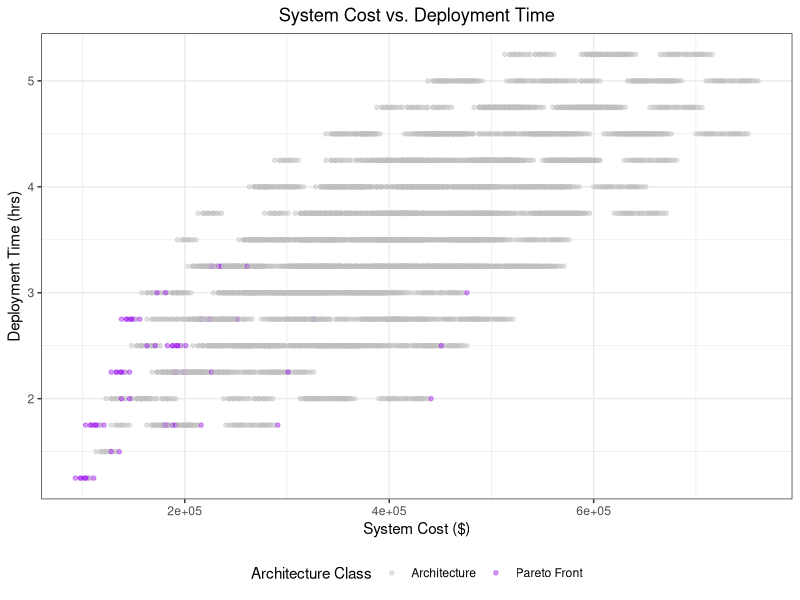
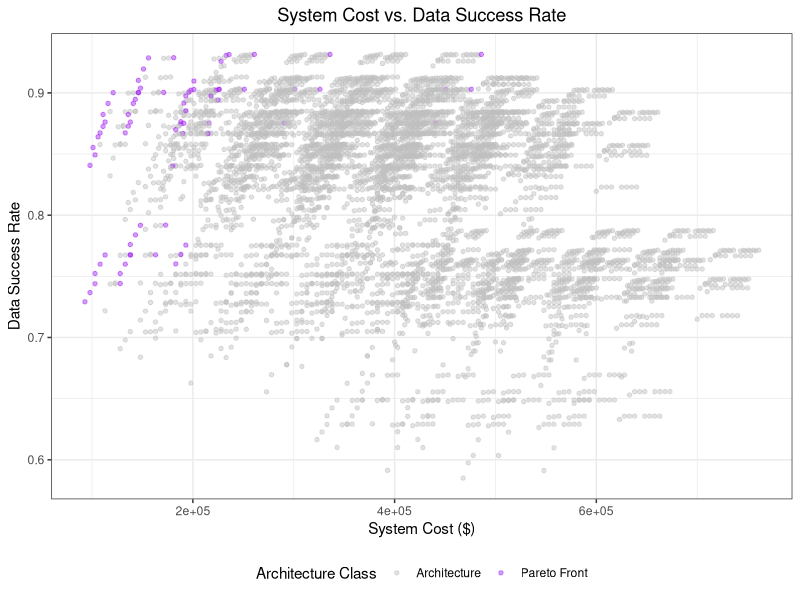
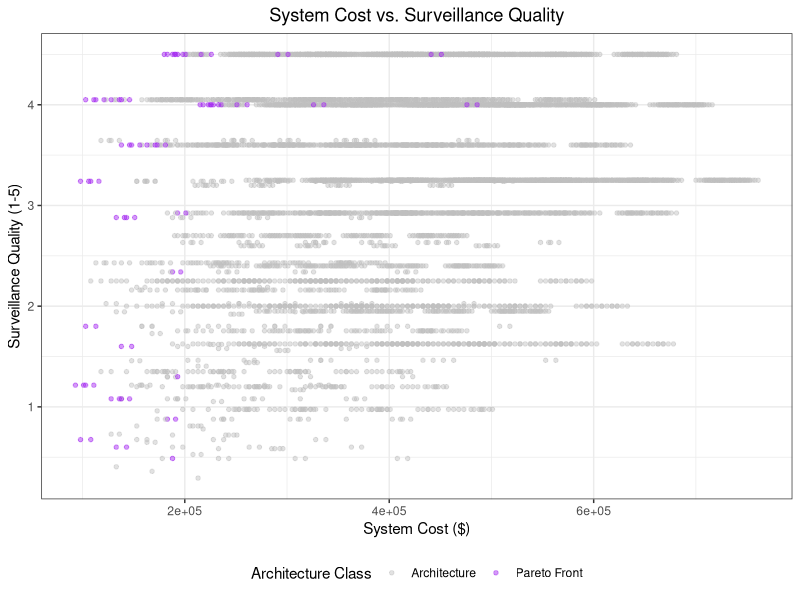
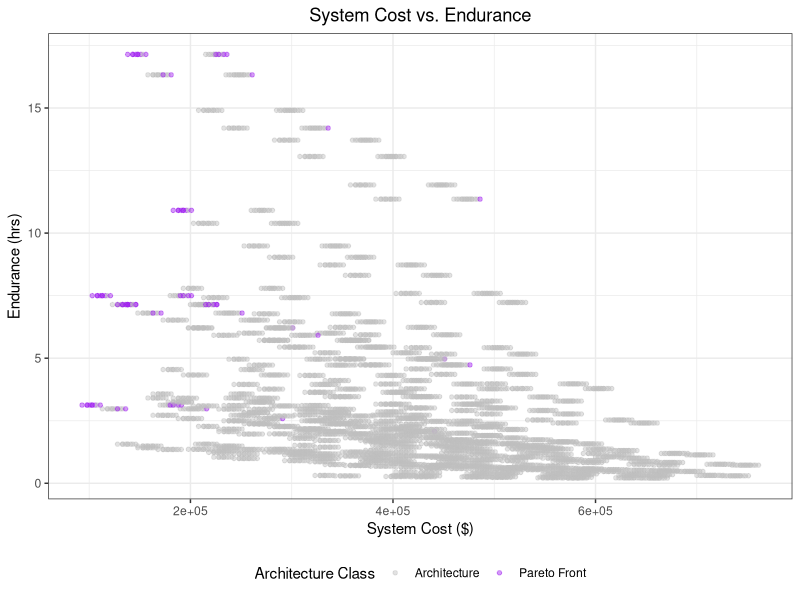
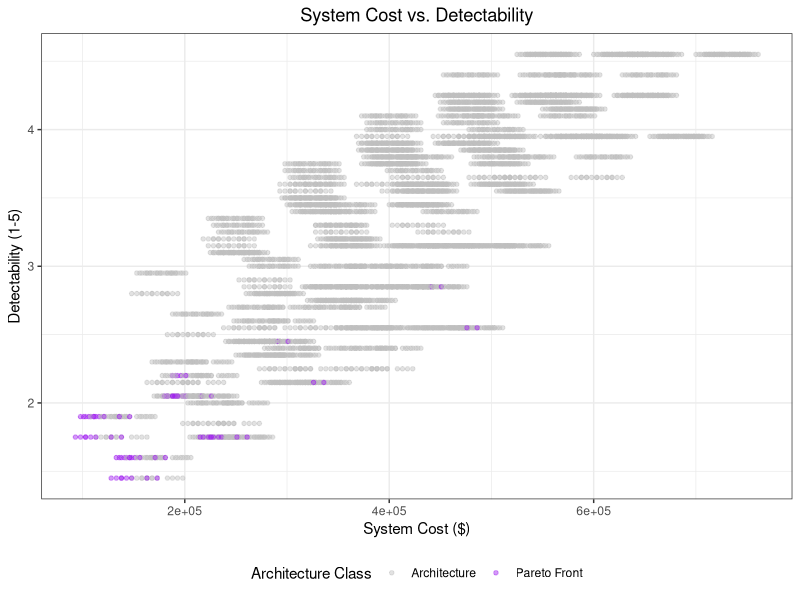

The R script that drew these images, in order:
# Final 3.4 Group DL6
# SYSEN 5400
# Group DL6
# UAV Architecture Enumeration + Evaluation
# Updated to match final report Section 3

library(dplyr)
library(readr)
library(tidyr)
library(ggplot2)
library(GGally)

rm(list = ls())
cat("\014")

#########################################################
# 3.1 / 3.2 Architecture Enumeration
#########################################################

# Decisions:
# D1 Airframe
#   1 = Multirotor
#   2 = Fixed Wing
#   3 = Single Rotor
#
# D2 Payload
#   1 = Infrared Camera
#   2 = EO Camera
#   3 = Lidar
#   4 = Audio Sensor
#   5 = Radar
#
# D3 Communication
#   1 = Radio
#   2 = Cellular
#   3 = Satellite
#
# D4 Propulsion
#   1 = Gas Turbine
#   2 = Electric
#   3 = Rocket-Propelled
#   4 = Piston Engine
#
# D5 Electrical Power
#   1 = Generator
#   2 = Large Battery
#   3 = Solar
#
# Constraint:
#   If Power = Solar, then Propulsion = Electric

#########################################################
# Generate down-selected payload sets
#########################################################

PayloadSets <- unlist(
  lapply(1:5, function(k) combn(1:5, k, simplify = FALSE)),
  recursive = FALSE
)

#########################################################
# Generate down-selected communication sets
#########################################################

CommunicationSets <- unlist(
  lapply(1:3, function(k) combn(1:3, k, simplify = FALSE)),
  recursive = FALSE
)

#########################################################
# Full factorial architecture enumeration
#########################################################

raw_arch <- expand_grid(
  Airframe = 1:3,
  PayloadIndex = seq_along(PayloadSets),
  CommunicationIndex = seq_along(CommunicationSets),
  Propulsion = 1:4,
  Power = 1:3
) %>%
  mutate(
    Payload = PayloadSets[PayloadIndex],
    Communication = CommunicationSets[CommunicationIndex]
  )

# Apply constraint: Solar power requires electric propulsion
arch <- raw_arch %>%
  filter(!(Power == 3 & Propulsion != 2))

dim(raw_arch)
dim(arch)

#########################################################
# 3.3 Metric Evaluation Values
#########################################################

# D1 Airframe
Airframe_Costs <- c(40000, 75000, 120000)
Airframe_TTD <- c(0.5, 1.5, 1.25)
P_Airframe <- c(0.95, 0.98, 0.96)
Airframe_Stability <- c(0.9, 0.8, 0.65)
Airframe_Drag <- c(1.6, 0.7, 1.1)
Airframe_Detectability <- c(3, 2, 4)

# D2 Payload
Payload_Costs <- c(25000, 10000, 75000, 5000, 150000)
Payload_TTD <- c(0.5, 0.25, 0.75, 0.25, 1)
P_Payload <- c(0.97, 0.99, 0.94, 0.98, 0.93)
Payload_Surveillance <- c(3, 4, 5, 1.5, 4.5)
Payload_PowerPenalty <- c(1.05, 1.00, 1.15, 1.00, 1.25)
Payload_Emissions <- c(1, 1, 3, 1, 5)

# D3 Communication
Communication_Costs <- c(8000, 3000, 80000)
Communication_TTD <- c(0.25, 0.1, 0.75)
P_Communication <- c(0.98, 0.85, 0.96)
Communication_Quality <- c(0.5, 0.9, 1.0)
Communication_Emissions <- c(3, 2, 4)

# D4 Propulsion
Propulsion_Costs <- c(150000, 20000, 250000, 75000)
Propulsion_TTD <- c(1.5, 0.25, 2, 1)
P_Propulsion <- c(0.94, 0.97, 0.82, 0.95)
Propulsion_Power <- c(300, 100, 1000, 220)
Propulsion_Acoustic <- c(5, 1, 5, 4)

# D5 Electrical Power
Power_Costs <- c(35000, 25000, 60000)
Power_TTD <- c(0.75, 0.25, 0.75)
P_Power <- c(0.98, 0.95, 0.90)
Power_Compatibility <- c(1, 1, 0.6)
Power_Energy <- c(1200, 500, 250)

#########################################################
# Evaluation Function
#########################################################

evaluate_architecture <- function(Airframe, Payload, Communication, Propulsion, Power) {
  
  ############################
  # M1: System Cost
  ############################
  
  System_Cost <-
    Airframe_Costs[Airframe] +
    sum(Payload_Costs[Payload]) +
    sum(Communication_Costs[Communication]) +
    Propulsion_Costs[Propulsion] +
    Power_Costs[Power]
  
  ############################
  # M2: Deployment Time
  ############################
  
  Payload_Setup_Time <- max(Payload_TTD[Payload])
  Communication_Setup_Time <- max(Communication_TTD[Communication])
  Electronics_Setup_Time <- max(Payload_Setup_Time, Communication_Setup_Time)
  
  Deployment_Time <-
    Airframe_TTD[Airframe] +
    Power_TTD[Power] +
    Propulsion_TTD[Propulsion] +
    Electronics_Setup_Time
  
  ############################
  # M3: Data Acquisition Success Rate
  ############################
  
  P_Destination <-
    P_Airframe[Airframe] *
    P_Propulsion[Propulsion] *
    P_Power[Power]
  
  P_Sensors <- 1 - prod(1 - P_Payload[Payload])
  P_Transmit <- 1 - prod(1 - P_Communication[Communication])
  
  Data_Success_Rate <- P_Destination * P_Sensors * P_Transmit
  
  ############################
  # M4: Surveillance Quality
  ############################
  
  Surveillance_Quality <-
    min(sum(Payload_Surveillance[Payload]), 5) *
    Airframe_Stability[Airframe] *
    max(Communication_Quality[Communication]) *
    Power_Compatibility[Power]
  
  ############################
  # M5: Endurance
  ############################
  
  Payload_Penalty <- prod(Payload_PowerPenalty[Payload])
  
  Endurance <-
    Power_Energy[Power] /
    (
      Propulsion_Power[Propulsion] *
        Airframe_Drag[Airframe] *
        Payload_Penalty
    )
  
  ############################
  # M6: Detectability
  ############################
  
  Detectability <-
    0.35 * Propulsion_Acoustic[Propulsion] +
    0.30 * Airframe_Detectability[Airframe] +
    0.20 * max(Payload_Emissions[Payload]) +
    0.15 * max(Communication_Emissions[Communication])
  
  return(
    tibble(
      System_Cost = System_Cost,
      Deployment_Time = Deployment_Time,
      Data_Success_Rate = Data_Success_Rate,
      Surveillance_Quality = Surveillance_Quality,
      Endurance = Endurance,
      Detectability = Detectability
    )
  )
}

#########################################################
# Evaluate Full Architecture Space
#########################################################

arch_eval <- arch %>%
  rowwise() %>%
  mutate(
    metrics = list(
      evaluate_architecture(
        Airframe = Airframe,
        Payload = Payload,
        Communication = Communication,
        Propulsion = Propulsion,
        Power = Power
      )
    )
  ) %>%
  ungroup() %>%
  unnest(metrics) %>%
  mutate(
    Payload_Label = sapply(Payload, paste, collapse = "-"),
    Communication_Label = sapply(Communication, paste, collapse = "-"),
    Airframe_Label = factor(
      Airframe,
      levels = c(1, 2, 3),
      labels = c("Multirotor", "Fixed Wing", "Single Rotor")
    ),
    Propulsion_Label = factor(
      Propulsion,
      levels = c(1, 2, 3, 4),
      labels = c("Gas Turbine", "Electric", "Rocket", "Piston")
    ),
    Power_Label = factor(
      Power,
      levels = c(1, 2, 3),
      labels = c("Generator", "Large Battery", "Solar")
    )
  )

arch_eval

#write_csv(arch_eval, "UAV_Architectures_Evaluated.csv")

#########################################################
# Reference Architecture Check
#########################################################

# Reference architecture:
# Airframe: Fixed-wing (2)
# Payload: Infrared camera (1) + Audio sensor (4)
# Communication: Radio (1)
# Propulsion: Piston engine (4)
# Power: Large battery (2)

reference_arch <- evaluate_architecture(
  Airframe = 2,
  Payload = c(1, 4),
  Communication = c(1),
  Propulsion = 4,
  Power = 2
)

reference_arch

#########################################################
# Deterministic Subset
#########################################################

arch_sorted <- arch_eval %>%
  arrange(Airframe, CommunicationIndex, Propulsion, Power)

n_total <- nrow(arch_sorted)
n_det <- 50
idx <- round(seq(1, n_total, length.out = n_det))

arch_det <- arch_sorted[idx, ]

#write_csv(arch_det, "UAV_Deterministic_Subset.csv")

#########################################################
# Random Subset
#########################################################

set.seed(1)

arch_rand <- arch_eval %>%
  slice_sample(n = 100)

#write_csv(arch_rand, "UAV_Random_Architectures.csv")

#########################################################
# Distribution Checks
#########################################################

table(arch_eval$Airframe)
table(arch_eval$Propulsion)
table(arch_eval$Power)

table(arch_rand$Airframe)
table(arch_rand$Propulsion)
table(arch_rand$Power)

#########################################################
# Pareto Ranking Function
#########################################################

pareto_rank_manual <- function(mat) {
  n <- nrow(mat)
  rank <- rep(1, n)
  
  for (i in 1:n) {
    for (j in 1:n) {
      if (i != j) {
        if (all(mat[j, ] <= mat[i, ]) && any(mat[j, ] < mat[i, ])) {
          rank[i] <- rank[i] + 1
        }
      }
    }
  }
  
  return(rank)
}

#########################################################
# Compute Pareto Rank
#########################################################

# Convert all objectives to minimization form:
# Minimize cost
# Minimize deployment time
# Maximize data success -> minimize negative success
# Maximize surveillance -> minimize negative surveillance
# Maximize endurance -> minimize negative endurance
# Minimize detectability

obj_matrix <- arch_eval %>%
  transmute(
    System_Cost = System_Cost,
    Deployment_Time = Deployment_Time,
    Negative_Data_Success_Rate = -Data_Success_Rate,
    Negative_Surveillance_Quality = -Surveillance_Quality,
    Negative_Endurance = -Endurance,
    Detectability = Detectability
  ) %>%
  as.matrix()

arch_eval$Pareto_Rank <- pareto_rank_manual(obj_matrix)

pareto_front <- arch_eval %>%
  filter(Pareto_Rank == 1)

#write_csv(pareto_front, "UAV_Pareto_Front.csv")

pareto_front

#########################################################
# 6x6 Tradespace Scatterplot Matrix
# Pareto Front = Purple, Other Architectures = Gray
#########################################################

plot_data <- arch_eval %>%
  mutate(
    Pareto_Class = ifelse(Pareto_Rank == 1, "Pareto Front", "Architecture"),
    Pareto_Class = factor(
      Pareto_Class,
      levels = c("Architecture", "Pareto Front")
    )
  ) %>%
  select(
    Pareto_Class,
    System_Cost,
    Deployment_Time,
    Data_Success_Rate,
    Surveillance_Quality,
    Endurance,
    Detectability
  )

PlotMatrix_Pareto <- ggpairs(
  plot_data,
  columns = 2:7,
  aes(color = Pareto_Class, fill = Pareto_Class),
  upper = list(continuous = wrap("points", size = 0.6, alpha = 0.35)),
  lower = list(continuous = wrap("points", size = 0.6, alpha = 0.35)),
  diag = list(continuous = wrap("densityDiag", alpha = 0.4)),
  columnLabels = c(
    "System Cost",
    "Deployment Time",
    "Success Rate",
    "Surveillance Quality",
    "Endurance",
    "Detectability"
  )
) +
  scale_color_manual(
    values = c(
      "Architecture" = "gray75",
      "Pareto Front" = "purple"
    )
  ) +
  scale_fill_manual(
    values = c(
      "Architecture" = "gray75",
      "Pareto Front" = "purple"
    )
  ) +
  theme_bw() +
  theme(
    strip.text = element_text(size = 8),
    axis.text = element_text(size = 6),
    legend.position = "bottom"
  )

#########################################################
# Optional: Airframe-Colored 6x6 Matrix
#########################################################

PlotMatrix_Airframe <- ggpairs(
  arch_eval %>%
    select(
      Airframe_Label,
      System_Cost,
      Deployment_Time,
      Data_Success_Rate,
      Surveillance_Quality,
      Endurance,
      Detectability
    ),
  columns = 2:7,
  aes(color = Airframe_Label, alpha = 0.6),
  upper = list(continuous = wrap("points", size = 0.6)),
  lower = list(continuous = wrap("points", size = 0.6)),
  diag = list(continuous = wrap("densityDiag", alpha = 0.4)),
  columnLabels = c(
    "System Cost",
    "Deployment Time",
    "Success Rate",
    "Surveillance Quality",
    "Endurance",
    "Detectability"
  )
) +
  theme_bw() +
  theme(
    strip.text = element_text(size = 8),
    axis.text = element_text(size = 6),
    legend.position = "bottom"
  )

#########################################################
# Summary Statistics
#########################################################

summary_stats <- arch_eval %>%
  summarize(
    Architecture_Count = n(),
    Pareto_Count = sum(Pareto_Rank == 1),
    Min_Cost = min(System_Cost),
    Max_Cost = max(System_Cost),
    Min_Deployment_Time = min(Deployment_Time),
    Max_Deployment_Time = max(Deployment_Time),
    Min_Success_Rate = min(Data_Success_Rate),
    Max_Success_Rate = max(Data_Success_Rate),
    Min_Surveillance = min(Surveillance_Quality),
    Max_Surveillance = max(Surveillance_Quality),
    Min_Endurance = min(Endurance),
    Max_Endurance = max(Endurance),
    Min_Detectability = min(Detectability),
    Max_Detectability = max(Detectability)
  )
#########################################################
# Separate System Cost vs. Other Metric Plots
#########################################################

plot_cost_vs_metric <- function(y_var, y_label, plot_title) {
  ggplot(
    plot_data,
    aes(
      x = System_Cost,
      y = .data[[y_var]],
      color = Pareto_Class
    )
  ) +
    geom_point(alpha = 0.45, size = 1.2) +
    scale_color_manual(
      values = c(
        "Architecture" = "gray75",
        "Pareto Front" = "purple"
      )
    ) +
    theme_bw() +
    theme(
      legend.position = "bottom",
      plot.title = element_text(hjust = 0.5)
    ) +
    labs(
      title = plot_title,
      x = "System Cost ($)",
      y = y_label,
      color = "Architecture Class"
    )
}

Plot_Cost_vs_Deployment <- plot_cost_vs_metric(
  y_var = "Deployment_Time",
  y_label = "Deployment Time (hrs)",
  plot_title = "System Cost vs. Deployment Time"
)

Plot_Cost_vs_Success <- plot_cost_vs_metric(
  y_var = "Data_Success_Rate",
  y_label = "Data Success Rate",
  plot_title = "System Cost vs. Data Success Rate"
)

Plot_Cost_vs_Surveillance <- plot_cost_vs_metric(
  y_var = "Surveillance_Quality",
  y_label = "Surveillance Quality (1-5)",
  plot_title = "System Cost vs. Surveillance Quality"
)

Plot_Cost_vs_Endurance <- plot_cost_vs_metric(
  y_var = "Endurance",
  y_label = "Endurance (hrs)",
  plot_title = "System Cost vs. Endurance"
)

Plot_Cost_vs_Detectability <- plot_cost_vs_metric(
  y_var = "Detectability",
  y_label = "Detectability (1-5)",
  plot_title = "System Cost vs. Detectability"
)

#########################################################
# Final Outputs
#########################################################

# Architecture-count check.
# Confirms the unconstrained and constrained tradespace sizes.
dimension_summary <- tibble(
  Dataset = c(
    "Raw unconstrained architectures",
    "Feasible constrained architectures"
  ),
  Rows = c(nrow(raw_arch), nrow(arch)),
  Expected_Rows = c(7812, 5859)
)

# Distribution checks for major standard-form decisions.
airframe_distribution <- table(arch_eval$Airframe)
propulsion_distribution <- table(arch_eval$Propulsion)
power_distribution <- table(arch_eval$Power)

random_airframe_distribution <- table(arch_rand$Airframe)
random_propulsion_distribution <- table(arch_rand$Propulsion)
random_power_distribution <- table(arch_rand$Power)

# Full evaluated tradespace.
arch_eval

# Architecture count summary.
dimension_summary

# Reference architecture from Table 3.
reference_arch

# Summary statistics for all six metrics.
summary_stats

# Full Rank-1 Pareto front.
pareto_front

# Distribution outputs.
airframe_distribution
propulsion_distribution
power_distribution

random_airframe_distribution
random_propulsion_distribution
random_power_distribution

# 6x6 tradespace matrix colored by Pareto membership.
#PlotMatrix_Pareto

# Optional 6x6 tradespace matrix colored by airframe.
#PlotMatrix_Airframe

# Separate system cost tradeoff plots.
Plot_Cost_vs_Deployment
Plot_Cost_vs_Success
Plot_Cost_vs_Surveillance
Plot_Cost_vs_Endurance
Plot_Cost_vs_Detectability
